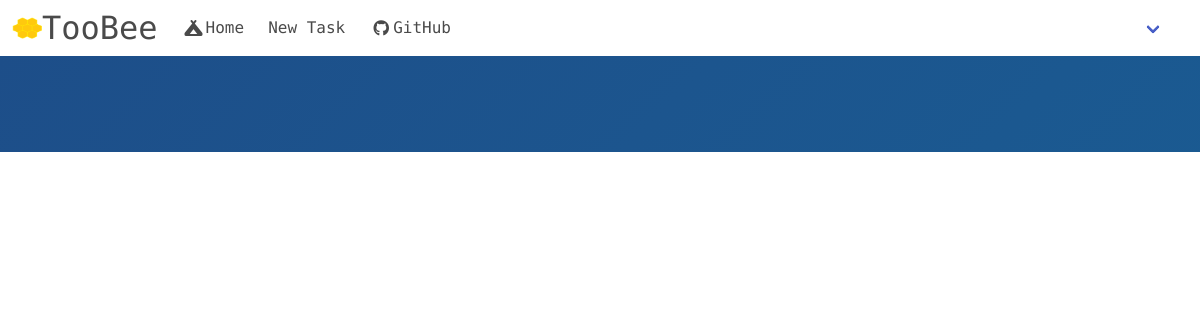
Before: /index/ with the older database file.
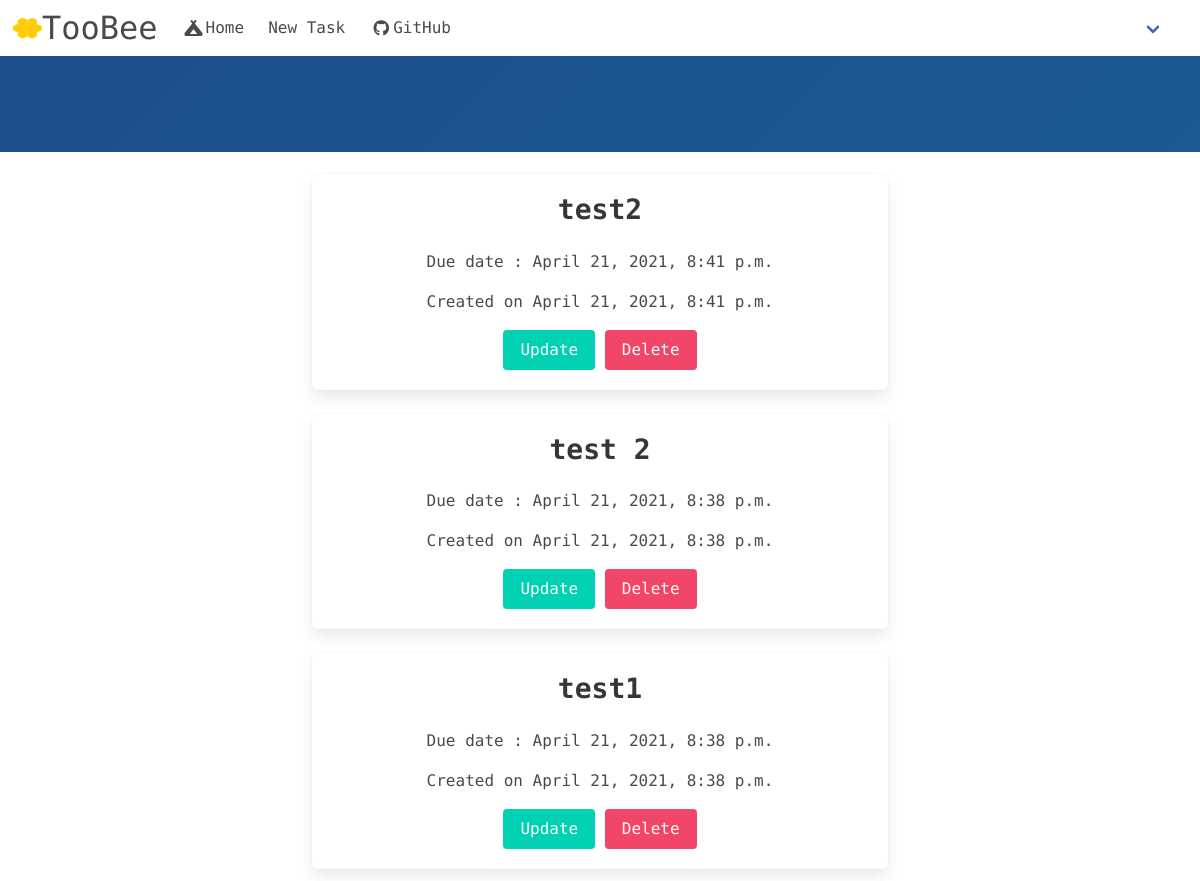
After: the same page with the newer database file.
### basic_app/models.py (models this page shows, shortened)
class Task(models.Model):
    name = models.CharField(max_length=150,blank=False)
    due_date = models.DateTimeField(default=timezone.now)
    created_date = models.DateTimeField(default=timezone.now)

### basic_app/views.py (the view)
# urls.py: path('',views.TaskListView.as_view(),name='home'),
class TaskListView(ListView):
    model = Task
    template_name = "home.html"
    def get_queryset(self):
        return Task.objects.filter(created_date__lte=timezone.now()).order_by("-due_date")

### basic_app/templates/home.html
{% extends 'base.html' %}
{% block body_block %}
<section class="hero main-hero">
<div class="hero-body">
</div>
</section>
<div class="main-container">
    <section>
        <div class="content main-content">
            {% block content_block %}
            {% for task in task_list %}
                <div class="column is-half is-offset-one-quarter">
                    <div class="box">
                        <div class="block">
                            <h2 class='subtitle'>{{task.name}}</h2>
                            <p class="due_date">Due date : {{task.due_date}}</p>
                            <p class ='created_date'>Created on {{task.created_date}}</p>
                            <div class="field">
                                <a class= 'button is-primary' href = "{% url 'basic_app:update' pk=task.pk %}">Update</a>
                                <a class= 'button is-danger' href = "{% url 'basic_app:delete' pk=task.pk %}">Delete</a>
                            </div>
                        </div>
                    </div>
                </div>
            {% endfor %}
            {% endblock content_block %}
        </div>
    </section>
</div>
{% endblock body_block %}

Changed rows visible on the page:
added Task: name "test2", due_date "April 21, 2021, 8:41 p.m.", created_date "April 21, 2021, 8:41 p.m."
added Task: name "test 2", due_date "April 21, 2021, 8:38 p.m.", created_date "April 21, 2021, 8:38 p.m."
added Task: name "test1", due_date "April 21, 2021, 8:38 p.m.", created_date "April 21, 2021, 8:38 p.m."
